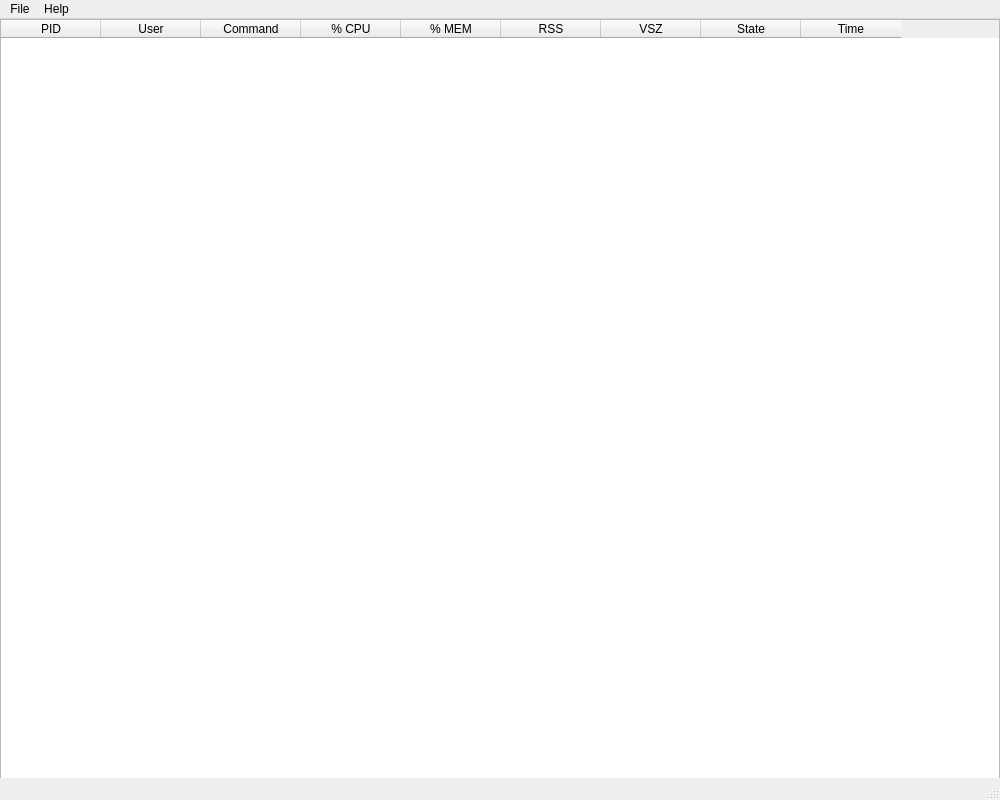
<?xml version="1.0" encoding="UTF-8"?>
<ui version="4.0">
 <class>MainWindow</class>
 <widget class="QMainWindow" name="MainWindow">
  <property name="geometry">
   <rect>
    <x>0</x>
    <y>0</y>
    <width>1000</width>
    <height>800</height>
   </rect>
  </property>
  <property name="windowTitle">
   <string>MainWindow</string>
  </property>
  <widget class="QWidget" name="centralwidget">
   <widget class="QTableWidget" name="tableWidget">
    <property name="geometry">
     <rect>
      <x>0</x>
      <y>0</y>
      <width>1000</width>
      <height>800</height>
     </rect>
    </property>
    <column>
     <property name="text">
      <string>PID</string>
     </property>
    </column>
    <column>
     <property name="text">
      <string>User</string>
     </property>
    </column>
    <column>
     <property name="text">
      <string>Command</string>
     </property>
    </column>
    <column>
     <property name="text">
      <string>% CPU</string>
     </property>
    </column>
    <column>
     <property name="text">
      <string>% MEM</string>
     </property>
    </column>
    <column>
     <property name="text">
      <string>RSS</string>
     </property>
    </column>
    <column>
     <property name="text">
      <string>VSZ</string>
     </property>
    </column>
    <column>
     <property name="text">
      <string>State</string>
     </property>
    </column>
    <column>
     <property name="text">
      <string>Time</string>
     </property>
    </column>
   </widget>
  </widget>
  <widget class="QMenuBar" name="menubar">
   <property name="geometry">
    <rect>
     <x>0</x>
     <y>0</y>
     <width>1000</width>
     <height>23</height>
    </rect>
   </property>
   <widget class="QMenu" name="menuFile">
    <property name="title">
     <string>File</string>
    </property>
   </widget>
   <widget class="QMenu" name="menuHelp">
    <property name="title">
     <string>Help</string>
    </property>
   </widget>
   <addaction name="menuFile"/>
   <addaction name="menuHelp"/>
  </widget>
  <widget class="QStatusBar" name="statusbar"/>
 </widget>
 <resources/>
 <connections/>
</ui>
